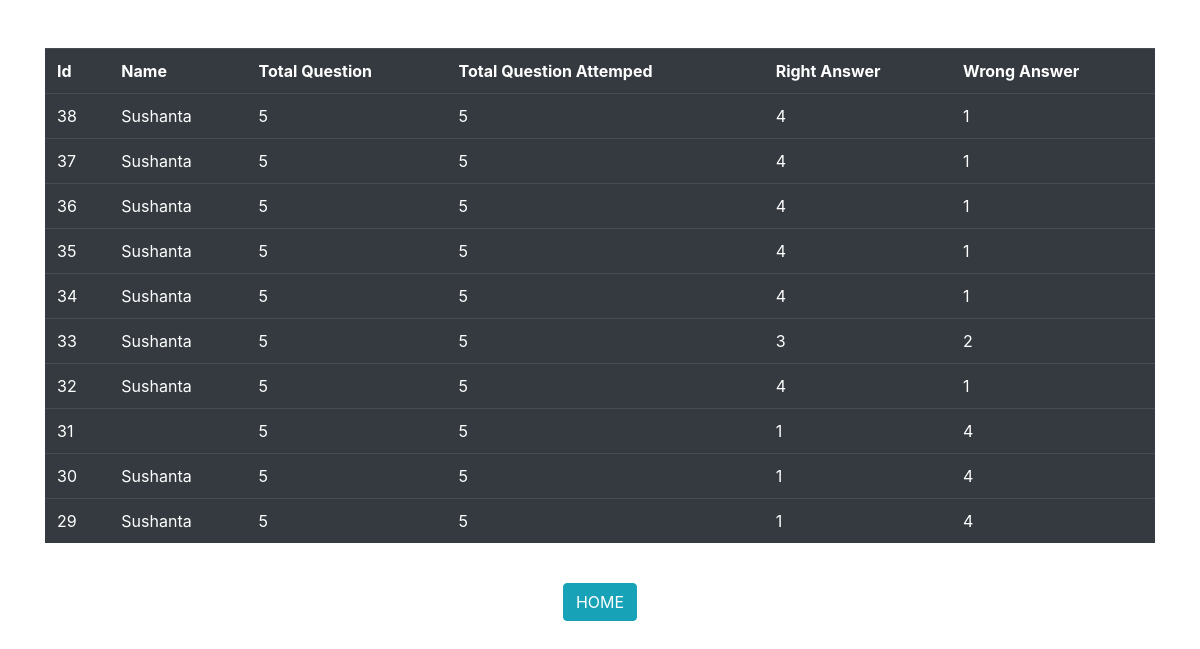
The app's page /studentresults.php with its own data.
### tables this page shows
CREATE TABLE `result` (
  `id` bigint(20) NOT NULL,
  `name` varchar(627) NOT NULL,
  `total_ques` bigint(20) NOT NULL,
  `total_att` bigint(20) NOT NULL,
  `total_right` bigint(20) NOT NULL,
  `total_wrong` bigint(20) NOT NULL
);

### studentresults.php (the view, shortened to what this page needs)
<html>
<head>
  <link rel="stylesheet" href="https://maxcdn.bootstrapcdn.com/bootstrap/4.5.2/css/bootstrap.min.css">
</head>
<?php
include('db.php');
$query=mysqli_query($sql,"select * from result order by id desc limit 10");
?>
<body>
<br>
<br>
<div class="container">
<table class="table table-dark table-hover">
<tr>
<th>Id</th>
<th>Name</th>
<th>Total Question</th>
<th>Total Question Attemped</th>
<th>Right Answer</th>
<th>Wrong Answer</th>
</tr>
<?php
while($row=mysqli_fetch_array($query))
{
?>
<tr>
<td><?php  echo $row['id'];   ?></td>
<td><?php  echo $row['name'];   ?></td>
<td><?php  echo $row['total_ques'];   ?></td>
<td><?php  echo $row['total_att'];   ?></td>
<td><?php  echo $row['total_right'];   ?></td>
<td><?php  echo $row['total_wrong'];   ?></td>
</tr>
<?php
}
?>
</table>
</div>
<div class="container" style="text-align:center">
<form action="adminpanel.php">
<br><input type="submit" name="home" class="btn btn-info" value="HOME" >
</form>
</div>
</body>
</html>

### records on screen
result: id "38", name "Sushanta", total_ques "5", total_att "5", total_right "4", total_wrong "1"
result: id "37", name "Sushanta", total_ques "5", total_att "5", total_right "4", total_wrong "1"
result: id "36", name "Sushanta", total_ques "5", total_att "5", total_right "4", total_wrong "1"
result: id "35", name "Sushanta", total_ques "5", total_att "5", total_right "4", total_wrong "1"
result: id "34", name "Sushanta", total_ques "5", total_att "5", total_right "4", total_wrong "1"
result: id "33", name "Sushanta", total_ques "5", total_att "5", total_right "3", total_wrong "2"
result: id "32", name "Sushanta", total_ques "5", total_att "5", total_right "4", total_wrong "1"
result: id "31", total_ques "5", total_att "5", total_right "1", total_wrong "4"
result: id "30", name "Sushanta", total_ques "5", total_att "5", total_right "1", total_wrong "4"
result: id "29", name "Sushanta", total_ques "5", total_att "5", total_right "1", total_wrong "4"
